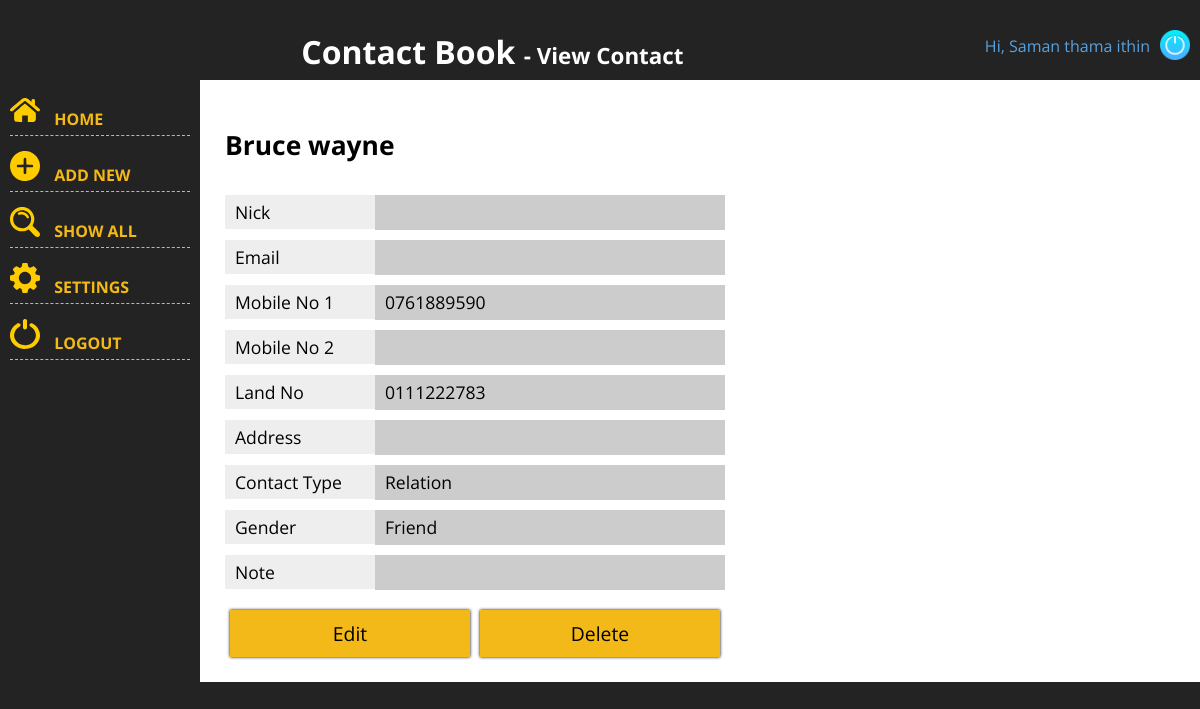
The page /view.php?id=1 (signed in) on the database its author committed.
### tables this page shows
CREATE TABLE `contacts` (
  `id` int(11) NOT NULL,
  `name` varchar(30) NOT NULL,
  `nick` varchar(12) NOT NULL,
  `email` varchar(100) NOT NULL,
  `mobile1` varchar(12) NOT NULL,
  `mobile2` varchar(12) NOT NULL,
  `land` varchar(12) NOT NULL,
  `address` varchar(160) NOT NULL,
  `type` tinyint(4) NOT NULL,
  `gender` tinyint(4) NOT NULL,
  `note` varchar(160) NOT NULL
);

### view.php (the view, shortened to what this page needs)
<?php
include "inc_header.php";
$msg = "";
?>
    <?php include "inc_menus.php" ?>
        <div id="wrap">
            <?php
                try{
                    if (isset($_GET['id'])){
                        include "db_connection.php";
                        $query = $db->prepare("SELECT * FROM `contacts` WHERE `id`=?");
                        $query -> execute (array($_GET['id']));
                        if ($query->rowCount()>0){
                            if ($result = $query->fetch()){
                                $type = array("Other","Friend","Relation","Co-Worker");
            ?>
            <div class="row">
                <h2><?php echo $result['name']; ?></h2>
            </div>
            <div class="row">
                <span class="item1">Nick</span>
                <span class="item2"><?php echo $result['nick']; ?></span>
            </div>
            <div class="row">
                <span class="item1">Email</span>
                <span class="item2"><?php echo $result['email']; ?></span>
            </div>
            <div class="row">
                <span class="item1">Mobile No 1</span>
                <span class="item2"><?php echo $result['mobile1']; ?></span>
            </div>
            <div class="row">
                <span class="item1">Mobile No 2</span>
                <span class="item2"><?php echo $result['mobile2']; ?></span>
            </div>
            <div class="row">
                <span class="item1">Land No</span>
                <span class="item2"><?php echo $result['land']; ?></span>
            </div>
            <div class="row">
                <span class="item1">Address</span>
                <span class="item2"><?php echo $result['address']; ?></span>
            </div>
            <div class="row">
                <span class="item1">Contact Type</span>
                <span class="item2"><?php echo $type[$result['type']]; ?></span>
            </div>
            <div class="row">
                <span class="item1">Gender</span>
                <span class="item2"><?php echo $type[$result['gender']]; ?></span>
            </div>
            <div class="row">
                <span class="item1">Note</span>
                <span class="item2"><?php echo $result['note']; ?></span>
            </div>
            <div class="row">
                <a href="edit.php?id=<?php $_GET['id']; ?>" class="button">Edit</a>
                <a href="delete.php?id=<?php $_GET['id']; ?>" class="button">Delete</a>
            </div>
            <?php
                            }
                        }else $msg = "Given user id is invalid";
                    }else $msg = "URL is invalid. User id is required in URL";
                }catch (PDOException $e){
                    $msg.=$e->getMessage();
                }
            ?>
        </div>
<?php include "inc_footer.php" ?>

### common.css (style rules this page uses)
body { padding-top: 80px; margin: 0; background: #232323; font-family: 'Open Sans', sans-serif; }

### view.php (style rules this page uses)
#wrap { width: 500px; }
.row { width: 100%; font-size: 1.1em; padding: 5px; float: left; }
.item1 { width: 30%; background: #eee; }
.item2 { width: 70%; background: #ccc; height: 25px; }
.item1, .item2 { float: left; padding: 5px 0; text-indent: 10px; }
.button { width: 48%; margin: 10px 1% 0; float: left; padding: 10px 0; background: #f3b918; color: #000; border: 0; box-shadow: 0 0 3px #000; font-size: 1.1em; text-align: center; text-decoration: none; font-family: 'Open Sans', sans-serif; }

### rows shown on the page
contacts: name "Bruce wayne", mobile1 "0761889590", land "0111222783", type "Relation", gender "Friend"

### other values the page prints
$_SESSION['name'] "Saman thama ithin"
$page_name[$page_id] "View Contact"
